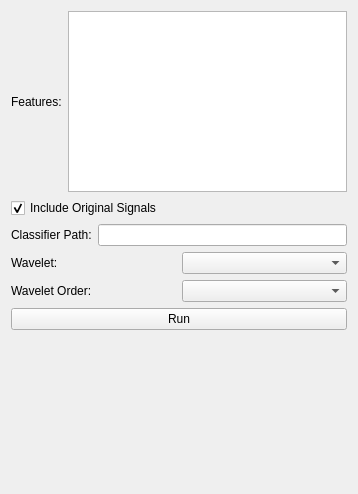
<?xml version="1.0" encoding="UTF-8"?>
<ui version="4.0">
 <class>Napari_Train_And_Predict_Signal_Classifier</class>
 <widget class="QWidget" name="Napari_Train_And_Predict_Signal_Classifier">
  <property name="geometry">
   <rect>
    <x>0</x>
    <y>0</y>
    <width>358</width>
    <height>494</height>
   </rect>
  </property>
  <property name="windowTitle">
   <string>Form</string>
  </property>
  <layout class="QVBoxLayout" name="verticalLayout">
   <item>
    <layout class="QHBoxLayout" name="horizontalLayout_2">
     <item>
      <widget class="QLabel" name="_static_text_features">
       <property name="text">
        <string>Features:</string>
       </property>
      </widget>
     </item>
     <item>
      <widget class="QListWidget" name="_features_multi_select_widget">
       <property name="selectionMode">
        <enum>QAbstractItemView::MultiSelection</enum>
       </property>
      </widget>
     </item>
    </layout>
   </item>
   <item>
    <widget class="QCheckBox" name="_include_original_signal_checkbox">
     <property name="text">
      <string>Include Original Signals</string>
     </property>
     <property name="checked">
      <bool>true</bool>
     </property>
    </widget>
   </item>
   <item>
    <layout class="QHBoxLayout" name="horizontalLayout_5">
     <item>
      <widget class="QLabel" name="_static_text_classifier_path">
       <property name="text">
        <string>Classifier Path:</string>
       </property>
      </widget>
     </item>
     <item>
      <widget class="QLineEdit" name="_classifier_path_line_edit"/>
     </item>
    </layout>
   </item>
   <item>
    <layout class="QHBoxLayout" name="horizontalLayout_3">
     <item>
      <widget class="QLabel" name="_static_text_wavelet_family">
       <property name="text">
        <string>Wavelet:</string>
       </property>
      </widget>
     </item>
     <item>
      <widget class="QComboBox" name="_wavelet_family_combobox"/>
     </item>
    </layout>
   </item>
   <item>
    <layout class="QHBoxLayout" name="horizontalLayout_4">
     <item>
      <widget class="QLabel" name="_static_text_wavelet_order">
       <property name="text">
        <string>Wavelet Order:</string>
       </property>
      </widget>
     </item>
     <item>
      <widget class="QComboBox" name="_wavelet_order_combobox"/>
     </item>
    </layout>
   </item>
   <item>
    <widget class="QPushButton" name="_run_button">
     <property name="text">
      <string>Run</string>
     </property>
    </widget>
   </item>
   <item>
    <spacer name="verticalSpacer">
     <property name="orientation">
      <enum>Qt::Vertical</enum>
     </property>
     <property name="sizeHint" stdset="0">
      <size>
       <width>20</width>
       <height>163</height>
      </size>
     </property>
    </spacer>
   </item>
  </layout>
 </widget>
 <resources/>
 <connections/>
</ui>
